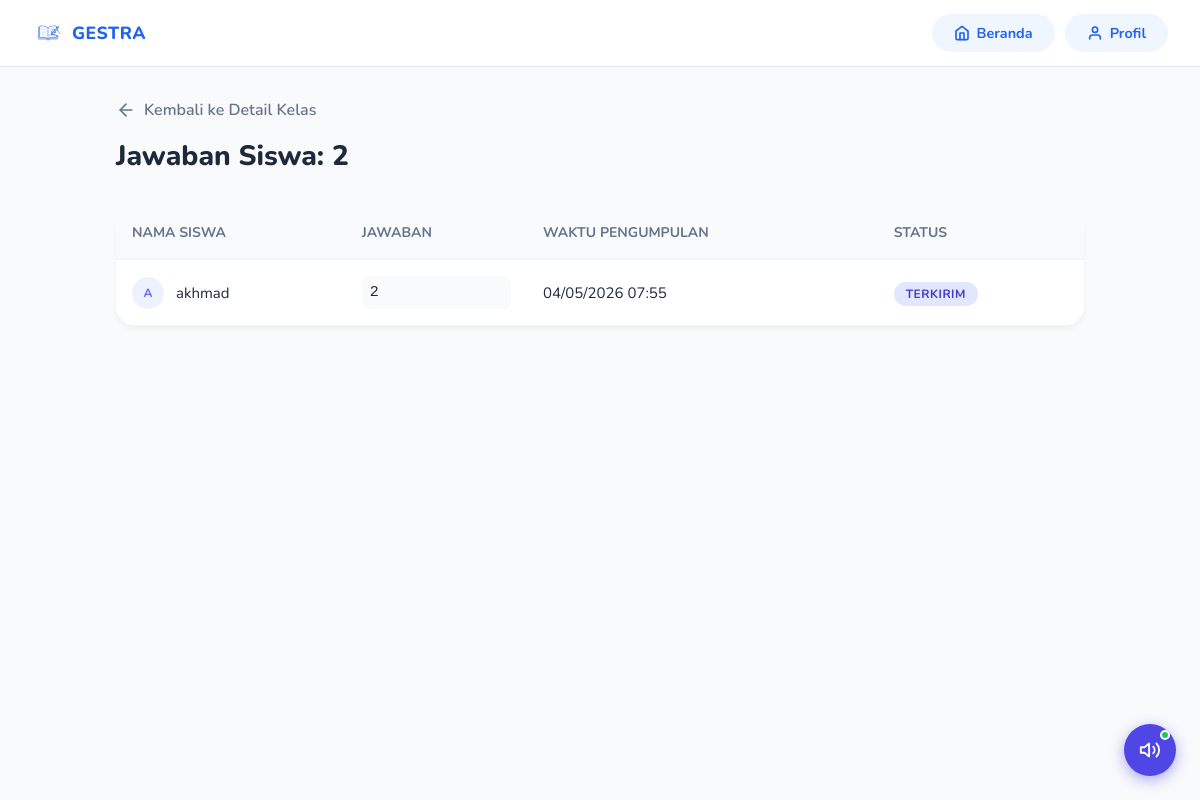
The app's page /guru/latihan/2/jawaban (signed in) with its own data.
### app/models/latihan.py (models this page shows)
class Latihan(Base):
    __tablename__ = "latihan"
    id = Column(Integer, primary_key=True, index=True)
    kelas_id = Column(Integer, ForeignKey("kelas.id"), index=True)
    guru_id = Column(Integer, ForeignKey("users.id"), index=True)
    judul = Column(String, index=True)
    pertanyaan = Column(Text)
    tipe_soal = Column(String, default="essay")  # "essay", "pilihan_ganda", "isian", "handwriting_huruf", "handwriting_kata", "tebak_gambar"
    metode_pembuatan = Column(String, default="manual")  # "manual", "random"
    dataset_type = Column(String, nullable=True)  # "huruf", "kata", "hewan", etc.
    jumlah_soal = Column(Integer, default=5)
    durasi_menit = Column(Integer, default=0) # 0 = tanpa batas
    waktu_mulai = Column(DateTime, nullable=True)
    waktu_selesai = Column(DateTime, nullable=True)
    status = Column(String, default="draft")  # "draft", "aktif", "selesai"
    soal_tergenerate = Column(Text, nullable=True)  # JSON list of questions
    izinkan_retry = Column(Boolean, default=False)
    max_attempt = Column(Integer, default=1)  # -1 = unlimited
    mode_timer = Column(String, default="total")  # "total", "per_soal"
    durasi_per_soal = Column(Integer, default=30)  # dalam detik
    izinkan_lihat_hasil = Column(Boolean, default=True)
    pilihan_jawaban = Column(Text, nullable=True)  # JSON format: {"A": "...", "B": "...", ...}
    jawaban_kunci = Column(Text, nullable=True)  # Jawaban yang benar
    tingkat_kesulitan = Column(String, default="mudah")  # "mudah", "sedang", "sulit"
    dibuat_pada = Column(DateTime, default=datetime.utcnow)
    diupdate_pada = Column(DateTime, default=datetime.utcnow, onupdate=datetime.utcnow)
    kelas = relationship("Kelas")
    guru = relationship("User")
    jawaban_siswa = relationship("Jawaban", back_populates="latihan", cascade="all, delete-orphan")

class Jawaban(Base):
    __tablename__ = "jawaban"
    id = Column(Integer, primary_key=True, index=True)
    latihan_id = Column(Integer, ForeignKey("latihan.id"), index=True)
    siswa_id = Column(Integer, ForeignKey("users.id"), index=True)
    kelas_id = Column(Integer, ForeignKey("kelas.id"), index=True)
    jawaban = Column(Text)
    benar = Column(Boolean, default=False)
    nilai = Column(Integer, default=0)  # 0-100
    attempts_count = Column(Integer, default=1)
    dikumpulkan_pada = Column(DateTime, default=datetime.utcnow)
    dikoreksi_pada = Column(DateTime, nullable=True)
    latihan = relationship("Latihan", back_populates="jawaban_siswa")
    siswa = relationship("User")
    kelas = relationship("Kelas")

### app/models/user.py (models this page shows)
class User(Base):
    __tablename__ = "users"
    id = Column(Integer, primary_key=True, index=True)
    nama = Column(String, index=True)
    email = Column(String, unique=True, index=True)
    password = Column(String)
    role = Column(String, default="murid") # "murid" or "guru"
    foto_profil = Column(String, default="/static/assets/images/mascot.png")

### app/routes/guru.py (the view)
@router.get("/latihan/{latihan_id}/jawaban", response_class=HTMLResponse)
async def lihat_jawaban_latihan(
    request: Request,
    latihan_id: int,
    db: Session = Depends(get_db)
):
    user = get_current_user(request, db)
    if not user or user.role != "guru":
        return RedirectResponse(url="/login")
    latihan = get_latihan_by_id(db, latihan_id)
    if not latihan or latihan.guru_id != user.id:
        return RedirectResponse(url="/guru/dashboard")
    jawaban_list = get_jawaban_by_latihan(db, latihan_id)
    return templates.TemplateResponse(
        request=request,
        name="guru/jawaban-latihan.html",
        context={
            "user": user,
            "latihan": latihan,
            "jawaban_list": jawaban_list
        }
    )

### app/templates/guru/jawaban-latihan.html (shortened to what this page needs)
{% extends "layout.html" %}
{% block content %}
<div class="container">
    <div class="header">
        <a href="/guru/kelas/{{ latihan.kelas_id }}/detail" style="text-decoration: none; color: #64748b; font-weight: 600; display: inline-flex; align-items: center; gap: 0.5rem; margin-bottom: 1rem;">
            <svg width="20" height="20" viewBox="0 0 24 24" fill="none" stroke="currentColor" stroke-width="2" stroke-linecap="round" stroke-linejoin="round"><line x1="19" y1="12" x2="5" y2="12"></line><polyline points="12 19 5 12 12 5"></polyline></svg>
            Kembali ke Detail Kelas
        </a>
        <h1>Jawaban Siswa: {{ latihan.judul }}</h1>
    </div>
    <table class="jawaban-table">
        <thead>
            <tr>
                <th>Nama Siswa</th>
                <th>Jawaban</th>
                <th>Waktu Pengumpulan</th>
                <th>Status</th>
            </tr>
        </thead>
        <tbody>
            {% if jawaban_list %}
                {% for jawaban in jawaban_list %}
                <tr>
                    <td>
                        <div class="siswa-cell">
                            <div class="siswa-avatar">{{ jawaban.siswa.nama[0]|upper }}</div>
                            {{ jawaban.siswa.nama }}
                        </div>
                    </td>
                    <td><div class="jawaban-text" title="{{ jawaban.jawaban }}">{{ jawaban.jawaban }}</div></td>
                    <td>{{ jawaban.dikumpulkan_pada.strftime('%d/%m/%Y %H:%M') }}</td>
                    <td><span class="status-badge status-dikirim">Terkirim</span></td>
                </tr>
                {% endfor %}
            {% else %}
                <tr>
                    <td colspan="4" style="text-align: center; padding: 3rem; color: #64748b;">Belum ada siswa yang menjawab.</td>
                </tr>
            {% endif %}
        </tbody>
    </table>
</div>
{% endblock %}

### app/static/css/global.css (style rules this page uses)
:root { --blue-50: #EFF6FF; --blue-100: #DBEAFE; --blue-200: #BFDBFE; --blue-300: #93C5FD; --blue-400: #60A5FA; --blue-500: #3B82F6; --blue-600: #2563EB; --blue-700: #1D4ED8; --blue-800: #1E40AF; --gray-50: #F8FAFC; --gray-100: #F1F5F9; --gray-200: #E2E8F0; --gray-300: #CBD5E1; --gray-400: #94A3B8; --gray-500: #64748B; --gray-700: #334155; --gray-900: #0F172A; --white: #FFFFFF; --radius-sm: 8px; --radius-md: 14px; --radius-lg: 20px; --radius-xl: 28px; --shadow-sm: 0 1px 3px rgba(0, 0, 0, .08), 0 1px 2px rgba(0, 0, 0, .06); --shadow-md: 0 4px 16px rgba(37, 99, 235, .10); --shadow-lg: 0 8px 32px rgba(37, 99, 235, .14); --transition: all .22s ease; --font: 'Nunito', sans-serif; }
*, *::before, *::after { box-sizing: border-box; margin: 0; padding: 0; }
html { scroll-behavior: smooth; }
body { font-family: var(--font); background-color: var(--gray-50); color: var(--gray-900); min-height: 100vh; -webkit-font-smoothing: antialiased; }
a { text-decoration: none; color: inherit; }
.status-badge { padding: 5px 14px; border-radius: 50px; font-size: 0.72rem; font-weight: 800; text-transform: uppercase; letter-spacing: 0.5px; }

### app/templates/guru/jawaban-latihan.html (style rules this page uses)
.container { max-width: 1000px; margin: 2rem auto; padding: 0 1rem; }
.header { margin-bottom: 2rem; }
.header h1 { font-size: 1.75rem; font-weight: 800; color: #1e293b; }
.jawaban-table { width: 100%; background: white; border-radius: 20px; overflow: hidden; box-shadow: 0 4px 6px -1px rgba(0, 0, 0, 0.05); border-collapse: collapse; }
.jawaban-table th { background: #f8fafc; padding: 1rem; text-align: left; font-weight: 700; color: #64748b; font-size: 0.875rem; text-transform: uppercase; border-bottom: 2px solid #f1f5f9; }
.jawaban-table td { padding: 1rem; border-bottom: 1px solid #f1f5f9; font-size: 0.9375rem; color: #1e293b; }
.siswa-cell { display: flex; align-items: center; gap: 0.75rem; }
.siswa-avatar { width: 32px; height: 32px; background: #eef2ff; color: #6366f1; border-radius: 50%; display: flex; align-items: center; justify-content: center; font-weight: 700; font-size: 0.75rem; }
.jawaban-text { font-family: 'Courier New', Courier, monospace; background: #f8fafc; padding: 0.5rem; border-radius: 8px; max-width: 300px; overflow: hidden; text-overflow: ellipsis; white-space: nowrap; }
.status-badge { padding: 0.25rem 0.75rem; border-radius: 9999px; font-size: 0.75rem; font-weight: 700; }
.status-dikirim { background: #e0e7ff; color: #4338ca; }

### records on screen
Latihan: judul "2"
Jawaban: siswa "A", siswa.nama "akhmad", jawaban "2", dikumpulkan_pada "04/05/2026 07:55"
